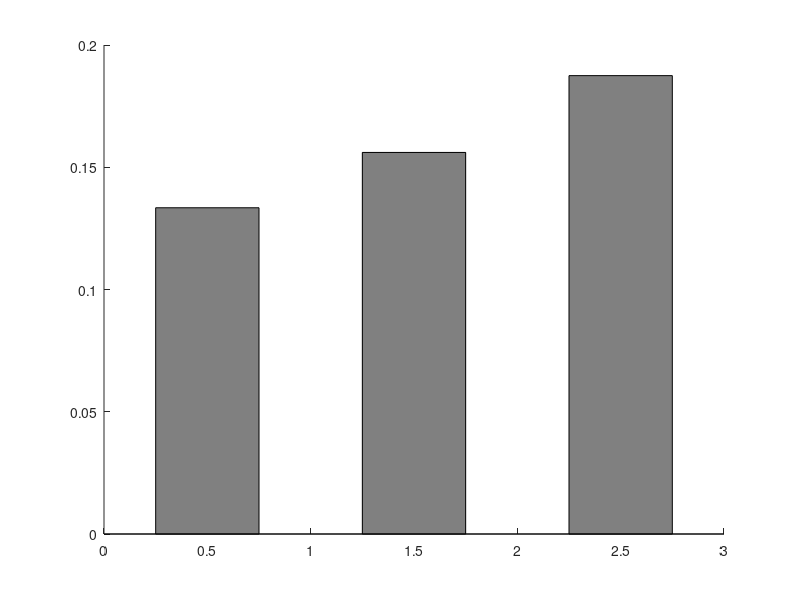

Write MATLAB code to recreate this figure. (Note: this script raises an error after producing the figure.)
close all
load('SDLP_Godley2004.mat')

% ---- I flipped the x axis ---- %
x_bar=[0.5,1.5,2.5];
y_error(1)=(SDLP_std(1,2)-SDLP_std(2,2))./2;
y_error(2)=(SDLP_std(3,2)-SDLP_std(4,2))./2;
y_error(3)=(SDLP_std(5,2)-SDLP_std(6,2))./2;

figure(5)
hold on
bar(x_bar,SDLP_mean(3:-1:1,2),'FaceColor',[0.5,0.5,0.5],'EdgeColor',...
    [0,0,0],'BarWidth', 0.5)
errorbar(x_bar,SDLP_mean(3:-1:1,2),y_error(3:-1:1),'LineStyle','none','Color',[0,0,0])


% plotting_details
x_width=8 ;y_width=3; % figure dimensions (cms)
fonts=8; % fontsize of x and y labels
fonts_ticks=7;

clear xticks
xticks([0.5,1.5,2.5])
% xticklabels({'narrow(2.5m)','medium(3.0m)','wide(3.6m)'})
xticklabels({'2.5','3.0','3.6'})
xlim([0,3])
ylim([0.0,0.3])
yticks([0,0.15,0.3])
yticklabels({'0','0.15','0.30'})
title('2b. Godley et al. (2004)')
% Godley, Stuart T., Thomas J. Triggs, and Brian N. Fildes. ...
% "Perceptual lane width, wide perceptual road centre markings and ...
% driving speeds." Ergonomics 47.3 (2004): 237-256.
ylabel('SDLP [m]')
xlabel('Lane width [m]')
set(gca,'FontSize',fonts_ticks);
set(gcf, 'PaperUnits', 'centimeters');
set(gcf, 'PaperPosition', [0 0 x_width/2 y_width]); 
name_string='roadwidth_on_sdlp_point_lit';
% saveas(gcf,name_string,'pdf')
% saveas(gcf,name_string,'png')
% saveas(gcf,name_string,'epsc')
